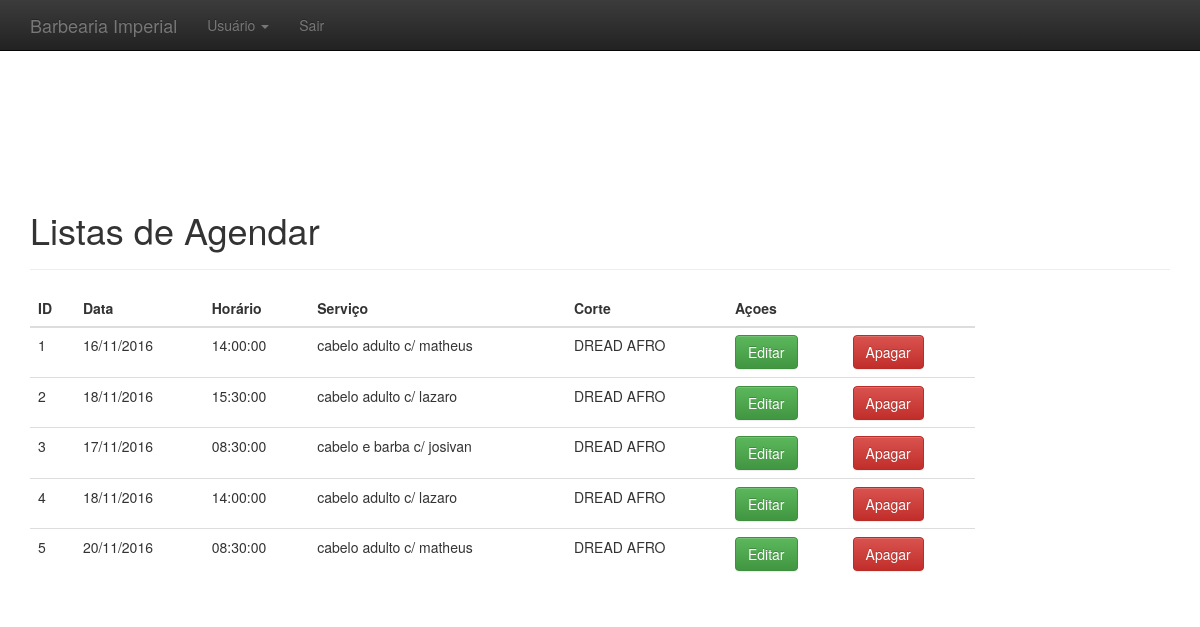
The page /listar_agendar.php on the database its author committed.
### tables this page shows
CREATE TABLE `agendar` (
  `id` int(11) NOT NULL AUTO_INCREMENT,
  `data` date DEFAULT NULL,
  `horario` time DEFAULT NULL,
  `servico` varchar(255) DEFAULT NULL,
  `corte` varchar(255) DEFAULT NULL,
  PRIMARY KEY (`id`)
);

### listar_agendar.php (the view, shortened to what this page needs)
<?php
include_once ("conexao.php");
?>
<!DOCTYPE html>
<html lang="pt-br">
<head>
  <link href="css/bootstrap.min.css" rel="stylesheet">
  <link href="css/bootstrap-theme.min.css" rel="stylesheet">
  <link href="css/ie10-viewport-bug-workaround.css" rel="stylesheet">
  <link href="theme.css" rel="stylesheet">
</head>
<body>
  <nav class="navbar navbar-inverse navbar-fixed-top">
    <div class="container">
      <div class="navbar-header">
        <a class="navbar-brand" href="administrativo.php">Barbearia Imperial</a>
      </div>
      <div id="navbar" class="navbar-collapse collapse">
        <ul class="nav navbar-nav">
          <li class="dropdown">
            <a href="#" class="dropdown-toggle" data-toggle="dropdown" role="button" aria-haspopup="true" aria-expanded="false">Usuário <span class="caret"></span></a>
          </li>
            <li><a href="sair.php">Sair</a></li>
        </ul>
      </div>
    </div>
  </nav><br /><br />
        <?php
            $con=mysqli_query($con, "SELECT * FROM agendar ORDER BY 'id'");
            ?>
            <div class="container theme-showcase" role="main"><br /><br /><br />
              <div class="page-header">
                <h1>Listas de Agendar</h1>
              </div>
              <div class="row">
                <div class="col-md-10">
                  <table class="table table-hover">
                    <thead>
                      <tr>
                        <th>ID</th>
                        <th>Data</th>
                        <th>Horário</th>
                        <th>Serviço</th>
                        <th>Corte</th>
                        <th>Açoes</th>
                        <th></th>
                      </tr>
                    </thead>
                    <tbody>
                    <?php while ($linhas= mysqli_fetch_array($con)){?>
                        <td><?=$linhas['id']?></td>
                        <td><?=date("d/m/Y", strtotime($linhas['data']))?></td>
                        <td><?=$linhas['horario']?></td>
                        <td><?=$linhas['servico']?></td>
                        <td><?=$linhas['corte']?></td>
                        <td><a href="editar_agendar.php?&id=<?php echo $linhas['id'];?>" class="btn btn-success">Editar</a></td>
                        <td>
                            <a href="deletar_agendar.php?&id=<?php echo $linhas['id'];?>" class="btn btn-danger">Apagar</a>
                        </td>
                      <?php } ?>
                    </tbody>
                  </table>
                </div>
              </div>
          </body>
        </html>

### css/theme.css (style rules this page uses)
body { padding-top: 70px; padding-bottom: 30px; }

### rows shown on the page
agendar: id "1", data "16/11/2016", horario "14:00:00", servico "cabelo adulto c/ matheus", corte "DREAD AFRO"
agendar: id "2", data "18/11/2016", horario "15:30:00", servico "cabelo adulto c/ lazaro", corte "DREAD AFRO"
agendar: id "3", data "17/11/2016", horario "08:30:00", servico "cabelo e barba c/ josivan", corte "DREAD AFRO"
agendar: id "4", data "18/11/2016", horario "14:00:00", servico "cabelo adulto c/ lazaro", corte "DREAD AFRO"
agendar: id "5", data "20/11/2016", horario "08:30:00", servico "cabelo adulto c/ matheus", corte "DREAD AFRO"
